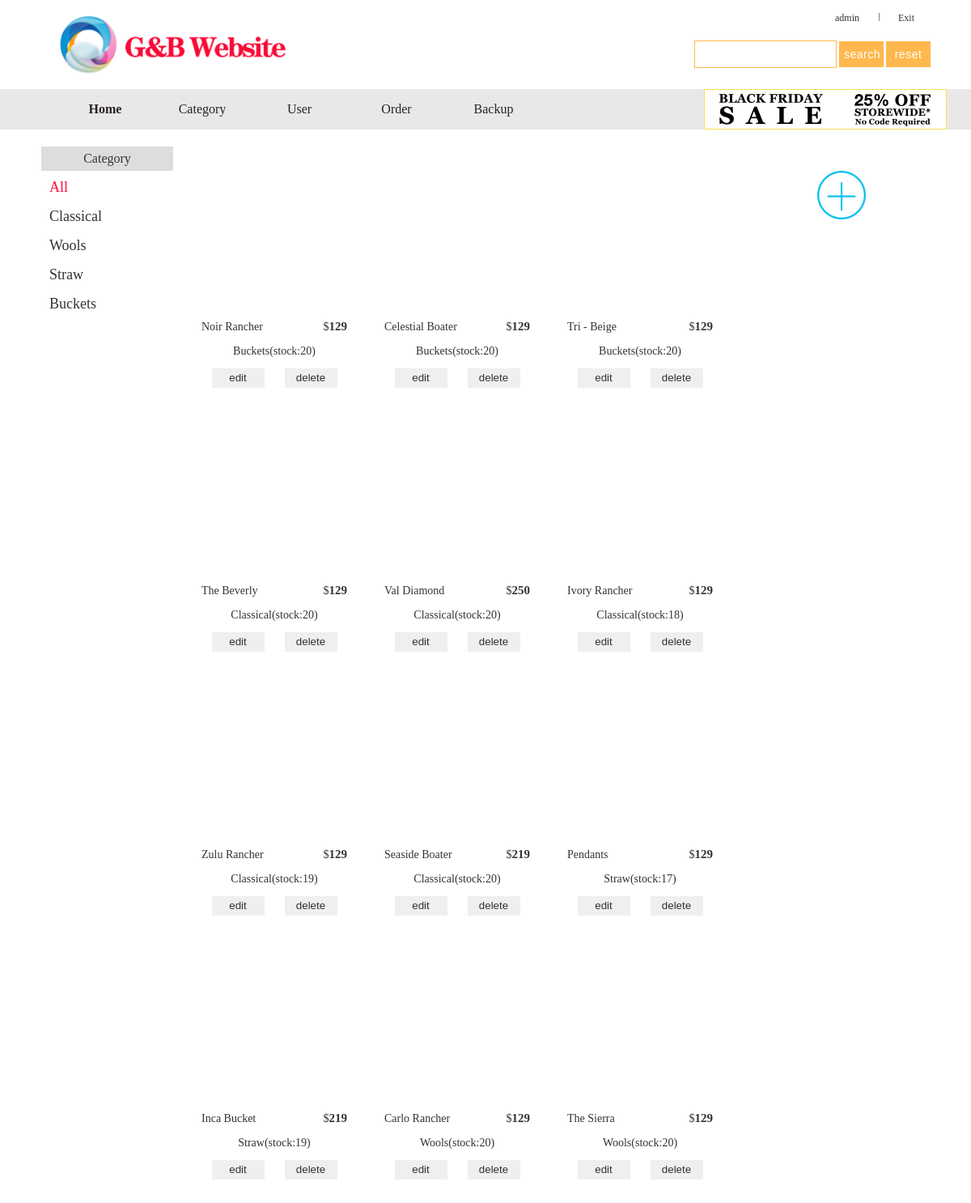
The app's page /index.php (signed in) with its own data.
### tables this page shows
CREATE TABLE `category` (
  `id` int NOT NULL AUTO_INCREMENT,
  `name` varchar(255) NOT NULL,
  PRIMARY KEY (`id`),
  UNIQUE KEY `name` (`name`)
);

CREATE TABLE `item` (
  `id` int NOT NULL AUTO_INCREMENT,
  `name` varchar(255) NOT NULL,
  `categoryID` int NOT NULL,
  `price` double NOT NULL DEFAULT '129',
  `stock` int NOT NULL DEFAULT '20',
  `img` varchar(255) DEFAULT '1.jpg',
  PRIMARY KEY (`id`),
  UNIQUE KEY `name` (`name`),
  KEY `categoryID` (`categoryID`),
  CONSTRAINT `categoryID` FOREIGN KEY (`categoryID`) REFERENCES `category` (`id`) ON DELETE CASCADE ON UPDATE CASCADE
);

### index.php (the view, shortened to what this page needs)
<?php
    include "php/config.php";
?>
<?php
$category= isset($_REQUEST['category'])?$_REQUEST['category']:"";
$searchText = isset($_REQUEST['searchText'])?$_REQUEST['searchText']:"";
?>
<!DOCTYPE html>
<html xmlns="http://www.w3.org/1999/xhtml">
<head runat="server">
    <link rel="stylesheet" type="text/css" href="css/global.css" />
    <link rel="stylesheet" type="text/css" href="css/flow.css" />
</head>
<body>
<div class="container" id="top">
    <div class="head main">
        <div class="logo fl">
            <img src="image/logo.png"/>
        </div>
        <ul class="userinfo">
            <?php
            if (!isset($_SESSION['user'])) {
                ?>
                <li><a href="login.php">Login</a></li>
                <li class="divide"></li>
                <li><a href="register.php">Register</a></li>
                <?php
            } else {
                ?>
                <li><a href="changePassword.php"><?= $_SESSION['user']["name"] ?></a></li>
                <li class="divide"></li>
                <li><a href="php/logout.php">Exit</a></li>
                <?php
            }
            ?>
        </ul>
        <div class="search fr">
            <input type="text" class="searchTxt" name="key" value="<?php echo $searchText ?>" style="width: 170px"/>
            <input type="button" class="searchBtn" value="search" style="width: 55px"/>
            <a href="index.php"><input type="button" class="searchBtn" value="reset" style="width: 55px"/></a>
        </div>
    </div>
</div>
<div class="container">
    <div class="menu">
        <ul class="navbar main">
            <li class="nav active"><a href="index.php">Home</a></li>
            <?php
            if(isset($_SESSION['user']) && $_SESSION['user']["type"]=="admin"){ ?>
                <li class="nav"><a href="category.php">Category</a></li>
                <li class="nav"><a href="user.php">User</a></li>
            <?php } ?>
            <?php
            if(isset($_SESSION['user'])){ ?>
                <li class="nav"><a href="order.php">Order</a></li>
            <?php } ?>
            <?php
            if(isset($_SESSION['user']) && $_SESSION['user']["type"]=="admin"){
                ?>
                <li class="nav"><a href="backup.php">Backup</a></li>
            <?php } ?>
            <li><img src="image/sale.jpg" style="height: 50px; float: right"/></li>
        </ul>
    </div>
</div>
<div class="container content">
    <table class="main">
        <tr>
            <td width="15%">
                <div class="header">Category</div>
                <ul class="Category dataArea" id="CategoryList">
                    <?php
                    $sql = "select * from category order by id";
                    $link=@mysqli_connect($mysql_servername , $mysql_username , $mysql_password , $mysql_database) or die('Please in the PHP folder config.php Check database configuration in！');
                    mysqli_query($link,"SET NAMES UTF8");
                    $query = mysqli_query($link,$sql);
                    echo "<li" . ($category=="" ? " class='active'" : "") . "><a href='Index.php'>All</a></li>";
                    while ($row = mysqli_fetch_array($query))
                    {
                        echo "<li" . ($row["id"] == $category ? " class='active'" : "") . "><a href='index.php?category=" . $row["id"] . "'>" . $row["name"] . "</a></li>";
                    }
                    ?>
                </ul>
            </td>
            <td width="65%">
                <ul class="flow dataArea" id="ItemList">
                    <?php
                    $sql = "select Item.*, Category.name categoryName from Item, Category where Item.categoryID = Category.id";
                    $link=@mysqli_connect($mysql_servername , $mysql_username , $mysql_password , $mysql_database);
                    mysqli_query($link,"SET NAMES UTF8");
                    $query = mysqli_query($link,$sql);
                    while ($row = mysqli_fetch_array($query))
                    {
                        $html = "<li data-id='" . $row["id"] . "'>" .
                            "	<div class='img' style='background-image:url(image/Item/" . $row["img"] . ");'></div>" .
                            "	<div class='desc'>" .
                            "		<div class='info'><div class='fl name'>" . $row["name"] . "</div><span class='fr'>$<div class='price'>" . $row["price"] . "</div></span></div>" .
                            "		<div class='descr'>" . $row["categoryName"] . "(stock:" . $row["stock"] . ")</div>" .
                            "		<table class='info' width='100%'><tr>";
                        if(isset($_SESSION['user']) && $_SESSION['user']["type"]=="admin")
                            $html .= "<td><input class='edit opbtn' type='button' value='edit' /></td><td><input class='delete opbtn' type='button' value='delete' /></td>";
                        else
                            $html .= "<svg class='icon cart opbtn' aria-hidden='true' style='float: right; padding-right: 8px;'><use xlink:href='#icon-gouwuche' id='cart'></use></svg>";
                        $html .= "" .
                            "		</tr></table>" .
                            "	</div>" .
                            "</li>";
                        echo $html;
                    }
                    ?>
                </ul>
            </td>
            <td width="20%">
                <?php
                if(isset($_SESSION['user']) && $_SESSION['user']["type"]=="admin"){
                    ?>
                    <img class='op add' title="Add new product" src="image/add.png" style="margin-top: 30px"/>
                    <?php
                }
                ?>
            </td>
        </tr>
    </table>
</div>
</body>
</html>

### css/global.css (style rules this page uses)
ul, li, form, p, h1, h2, h3, h4, dd { margin: 0; padding: 0; }
ul li { list-style: none; }
* { word-wrap: break-word; }
a { color: #333; text-decoration: none; }
.fl { float: left; }
.fr { float: right; }
.container { width: 100%; margin-top: 15px; }
.main { margin: 0 auto; width: 1100px; }
.head { height: 80px; margin: 10px auto; }
.head .logo img { height: 80px; margin-left: 20px; }
.head .userinfo { text-align: right; margin: 0 10px; }
.head .userinfo li { text-align: right; margin: 0 10px; display: inline-block; }
.head .userinfo li.divide { border-right: 1px solid #808080; width: 1px; height: 10px; }
.head .search { margin-top: 20px; }
.head .search input[type="text"] { width: 300px; height: 30px; border: 1px solid #ffb84d; outline: medium; font-size: 14px; }
.head .search .searchBtn { width: 65px; height: 32px; color: white; letter-spacing: 0.5px; background: #ffb84d; outline: medium; border: 0; font-size: 14px; cursor: pointer; }
.menu { width: 100%; height: 50px; background: #e8e8e8; }
.menu .navbar { line-height: 50px; overflow: hidden; height: 50px; }
.menu .navbar .nav { float: left; height: 50px; line-height: 50px; font-weight: normal; font-size: 16px; }
.menu .navbar .nav a { float: left; width: 120px; height: 50px; color: #2d2323; overflow: hidden; text-align: center; }
.menu .navbar .nav a:hover, .menu .navbar .nav.active a { font-weight: bold; }
table.main { margin-top: 20px; }
table.main td { vertical-align: top; }
table.main td .dataArea { overflow:hidden; }
table.main td .header { width: 100%; height: 30px; background-color: #ddd; line-height: 30px; text-align: center; font-size: 16px; }
.dataArea { padding: 10px; }
.dataArea li { padding-bottom: 15px; }
ul.Category li a { font-size: 18px; }
ul.Category li.active a { color: #fb0936; }

### css/flow.css (style rules this page uses)
.op.add { margin: 0 auto; margin-bottom: 15px; width: 60px; display: block; cursor: pointer; }
ul.flow { margin-bottom: 20px; }
ul.flow li { float: left; padding: 13px; width: 200px; height: 300px; }
ul.flow li .img { background-position: 50% 50%; width: 100%; height: 186px; background-size: cover; padding: 0; margin: 0; }
.desc { background: #ffffff; }
ul.flow li .price { display: inline-block; font-size: 15px; font-weight: bold; }
ul.flow li .info { height: 36px; padding: 0 10px; font-size: 14px; line-height: 27px; }
ul.flow li table.info td { text-align: center; }
ul.flow li .descr { display: inline-block; margin: 0 0 10px 0; font-size: 14px; width: 100%; text-align: center; }
.opbtn { text-overflow: ellipsis; width: 65px; height: 24px; cursor: pointer; margin: 0 5px; border: none; color: #343030; }

### index.php (style rules this page uses)
table { border-spacing: 0px; }
ul { display: block; list-style-type: disc; margin-block-start: 0em; margin-block-end: 0em; margin-inline-start: 0px; margin-inline-end: 0px; padding-inline-start: 40px; }

### records on screen
category: name "Classical"
category: name "Wools"
category: name "Straw"
category: name "Buckets"
item: name "Noir Rancher", price "129", categoryID.name "Buckets", stock "20"
item: name "Celestial Boater", price "129", categoryID.name "Buckets", stock "20"
item: name "Tri - Beige", price "129", categoryID.name "Buckets", stock "20"
item: name "The Beverly", price "129", categoryID.name "Classical", stock "20"
item: name "Val Diamond", price "250", categoryID.name "Classical", stock "20"
item: name "Ivory Rancher", price "129", categoryID.name "Classical", stock "18"
item: name "Zulu Rancher", price "129", categoryID.name "Classical", stock "19"
item: name "Seaside Boater", price "219", categoryID.name "Classical", stock "20"
item: name "Pendants", price "129", categoryID.name "Straw", stock "17"
item: name "Inca Bucket", price "219", categoryID.name "Straw", stock "19"
item: name "Carlo Rancher", price "129", categoryID.name "Wools", stock "20"
item: name "The Sierra", price "129", categoryID.name "Wools", stock "20"

### other values on screen
$_SESSION['user']["name"] "admin"
